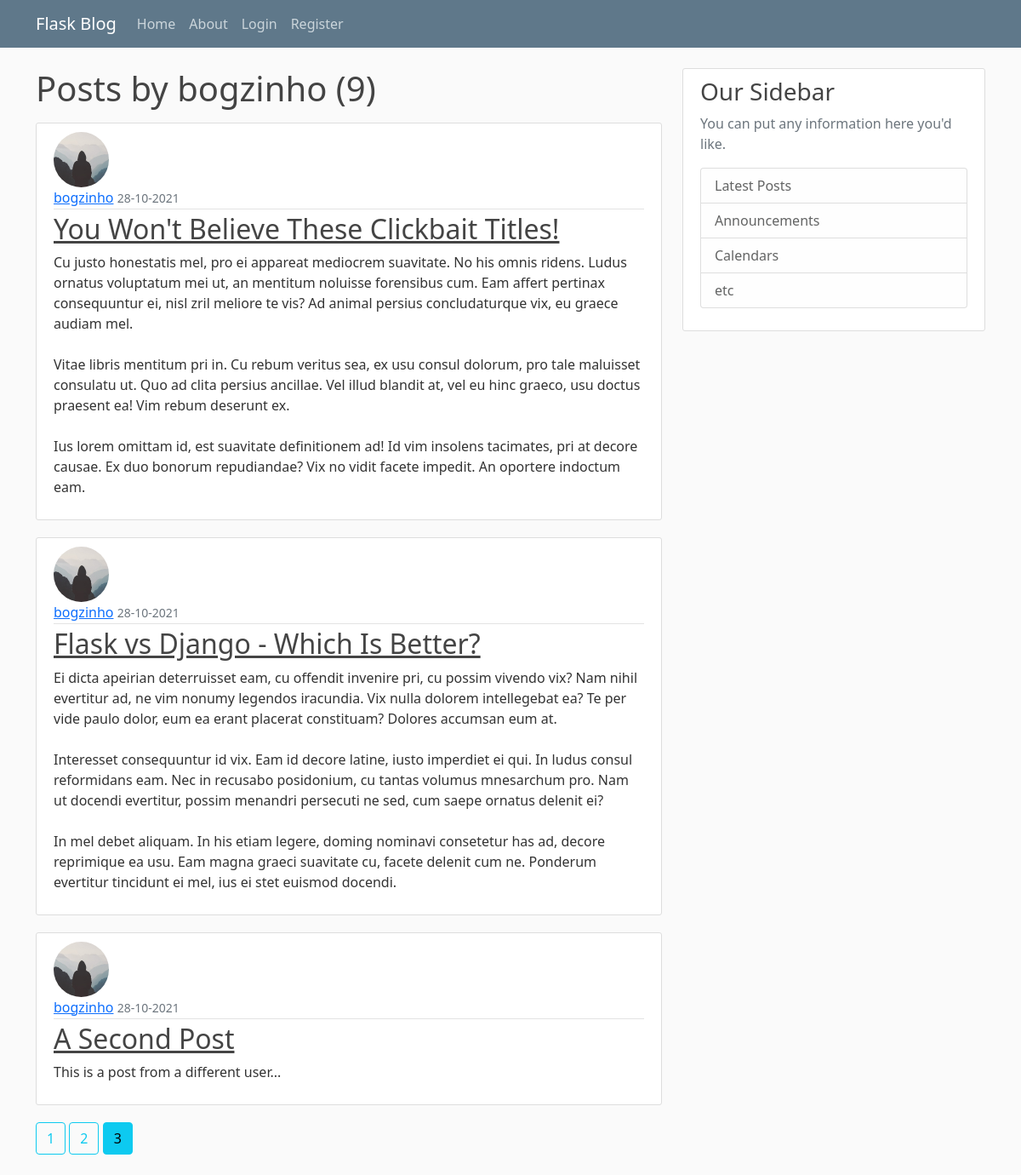
Screenshot of /user/bogzinho?page=3 with the database file from the repository.
### mainapp/models.py (models this page shows, shortened)
class User(db.Model, UserMixin):
    id = db.Column(db.Integer, primary_key=True)
    username = db.Column(db.String(20), unique=True, nullable=False)
    email = db.Column(db.String(120), unique=True, nullable=False)
    image_file = db.Column(db.String(20),
                           nullable=False, default='default.jpg')
    password = db.Column(db.String(60), nullable=False)
    posts = db.relationship('Post', backref='author', lazy=True)

class Post(db.Model):
    id = db.Column(db.Integer, primary_key=True)
    title = db.Column(db.String(100), nullable=False)
    date_posted = db.Column(db.DateTime, nullable=False,
                            default=datetime.utcnow)
    content = db.Column(db.Text, nullable=False)
    user_id = db.Column(db.Integer, db.ForeignKey('user.id'), nullable=False)

### mainapp/users/routes.py (the view)
@users.route('/user/<string:username>')
def user_posts(username):
    page = request.args.get('page', 1, type=int)
    user = User.query.filter_by(username=username).first_or_404()
    posts = Post.query.filter_by(author=user)\
        .order_by(Post.date_posted.desc()).paginate(page=page, per_page=3)
    return render_template('user_posts.html', posts=posts,
                           title='User Posts', user=user)

### mainapp/templates/user_posts.html
{% extends "base.html" %}
{% block content %}
    <h1 class="mb-3">Posts by {{ user.username }} ({{ posts.total }})</h1>
    {% for post in posts.items %}
        <article class="media content-section">
            <img src="{{ url_for('static', filename='profile_pics/' + post.author.image_file) }}" class="rounded-circle article-img">
            <div class="media-body">
            <div class="article-metadata">
                <a class="mr-2" href="{{ url_for('users.user_posts', username=post.author.username) }}">{{ post.author.username }}</a>
                <small class="text-muted">{{ post.date_posted.strftime('%d-%m-%Y') }}</small>
            </div>
            <h2><a class="article-title" href="{{ url_for('posts.post', post_id=post.id) }}">{{ post.title }}</a></h2>
            <p class="article-content">{{ post.content }}</p>
            </div>
        </article>
    {% endfor %}
    {% for page_num in posts.iter_pages(left_edge=1, right_edge=1, left_current=1, right_current=2) %}
        {% if page_num %}
         {% if posts.page == page_num %}
            <a class="btn btn-info mb-4" href="{{ url_for('users.user_posts', username=user.username, page=page_num) }}">{{ page_num }}</a>
        {% else %}
            <a class="btn btn-outline-info mb-4" href="{{ url_for('users.user_posts', username=user.username, page=page_num) }}">{{ page_num }}</a>
        {% endif %}
        {% else %}
        ...
        {% endif %}
    {% endfor %}
{% endblock content %}

### mainapp/static/main.css (style rules this page uses)
body { background: #fafafa; color: #333333; margin-top: 5rem; }
h1, h2, h3, h4, h5, h6 { color: #444444; }
.content-section { background: #ffffff; padding: 10px 20px; border: 1px solid #dddddd; border-radius: 3px; margin-bottom: 20px; }
.article-title { color: #444444; }
.article-content { white-space: pre-line; }
.article-img { height: 65px; width: 65px; margin-right: 16px; }
.article-metadata { padding-bottom: 1px; margin-bottom: 4px; border-bottom: 1px solid #e3e3e3 }

### rows the page displays
User: username "bogzinho"
Post: image_file (placeholder picture), author.username "bogzinho", date_posted "28-10-2021", title "You Won't Believe These Clickbait Titles!", content "Cu justo honestatis mel, pro ei appareat mediocrem suavitate. No his omnis ridens. Ludus ornatus voluptatum mei ut, an mentitum noluisse forensibus cum. Eam affert pertinax consequuntur ei, nisl zril meliore te vis? Ad animal persius concludaturque vix, eu graece audiam mel. Vitae libris mentitum pri in. Cu rebum veritus sea, ex usu consul dolorum, pro tale maluisset consulatu ut. Quo ad clita persius ancillae. Vel illud blandit at, vel eu hinc graeco, usu doctus praesent ea! Vim rebum deserunt ex. Ius lorem omittam id, est suavitate definitionem ad! Id vim insolens tacimates, pri at decore causae. Ex duo bonorum repudiandae? Vix no vidit facete impedit. An oportere indoctum eam."
Post: image_file (placeholder picture), author.username "bogzinho", date_posted "28-10-2021", title "Flask vs Django - Which Is Better?", content "Ei dicta apeirian deterruisset eam, cu offendit invenire pri, cu possim vivendo vix? Nam nihil evertitur ad, ne vim nonumy legendos iracundia. Vix nulla dolorem intellegebat ea? Te per vide paulo dolor, eum ea erant placerat constituam? Dolores accumsan eum at. Interesset consequuntur id vix. Eam id decore latine, iusto imperdiet ei qui. In ludus consul reformidans eam. Nec in recusabo posidonium, cu tantas volumus mnesarchum pro. Nam ut docendi evertitur, possim menandri persecuti ne sed, cum saepe ornatus delenit ei? In mel debet aliquam. In his etiam legere, doming nominavi consetetur has ad, decore reprimique ea usu. Eam magna graeci suavitate cu, facete delenit cum ne. Ponderum…"
Post: image_file (placeholder picture), author.username "bogzinho", date_posted "28-10-2021", title "A Second Post", content "This is a post from a different user..."

### other values shown
{{ posts.total }} "9"
{{ page_num }} "1" "2"
{{ page_num }} "3"
